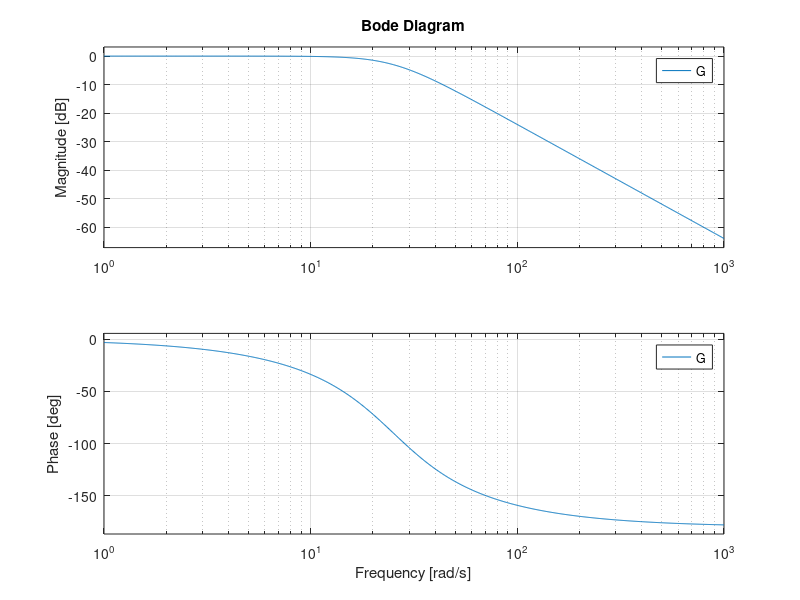
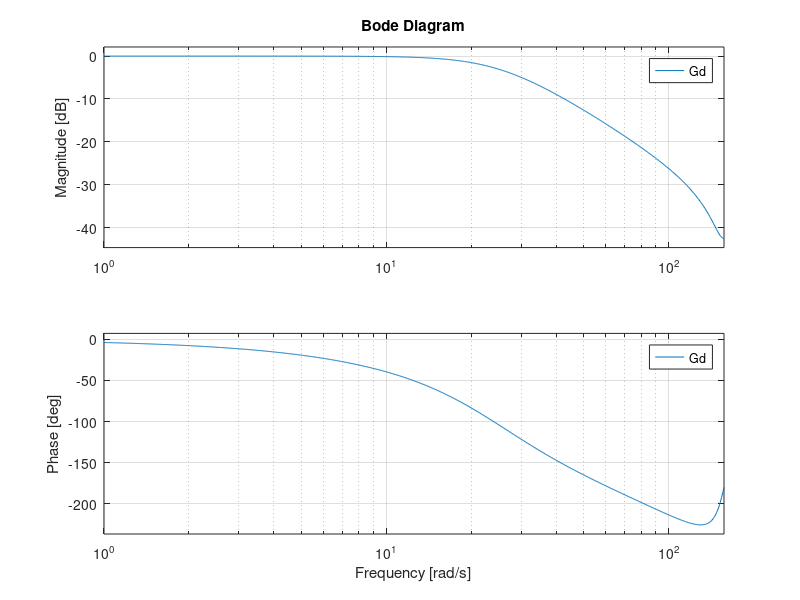

The MATLAB script that drew these images, in order:
close all
clc
clear

%test 2nd order Butterworth filter 
fc = 4;
wc = 2*pi*fc;
z = 0.707
s = tf('s');
G = (wc^2)/(s^2+2*z*wc*s+(wc)^2)
Ts = 1/50;
Gd = c2d(G, Ts, 'zoh')
% z = tf('z', Ts);
figure
bode(G)
figure
bode(Gd)
